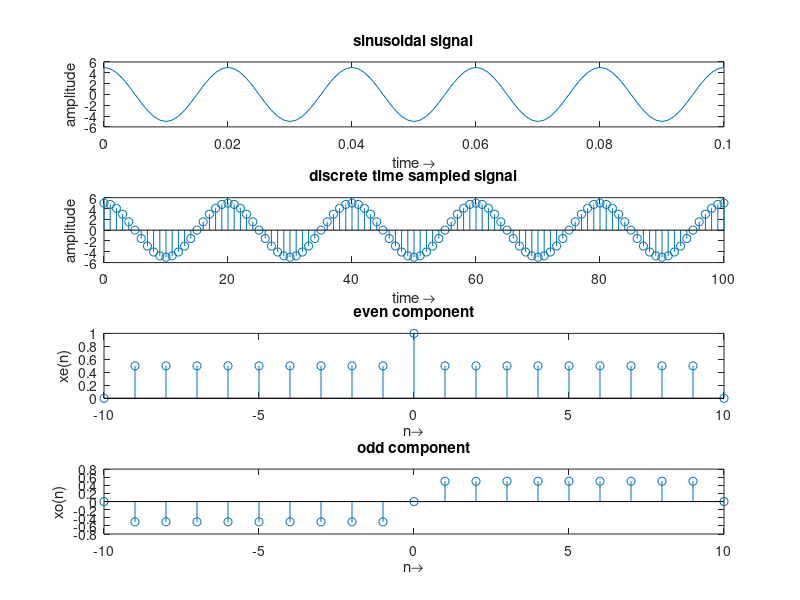

MATLAB code to generate this figure:
clc;

%continuous sinusoidal signal 2(a)
A = 5;
f = 50;
t = 0:0.001:0.1;
x1 = A*cos(2*pi*f*t);
subplot(4,1,1);
plot(t,x1);
xlabel('time \rightarrow');
ylabel('amplitude');
title('sinusoidal signal');

%sampled version of 2(a)
fs = 1000;
Ts = 1/fs;
n = 0:100;
xn = A*cos(2*pi*f*n*Ts);
subplot(4,1,2);
stem(n, xn);
xlabel('time \rightarrow');
ylabel('amplitude');
title('discrete time sampled signal');

%even and odd components of a signal 2(b)
n = -10:10;
x = ((n >= 0)-(n >= 10));
x2 = fliplr(x);
xe = 0.5*(x + x2); %even component
xo = 0.5*(x - x2); %odd component

subplot(4,1,3);
stem(n,xe);
xlabel('n\rightarrow');
ylabel('xe(n)');
title('even component');

subplot(4,1,4);
stem(n,xo);
xlabel('n\rightarrow');
ylabel('xo(n)');
title('odd component');